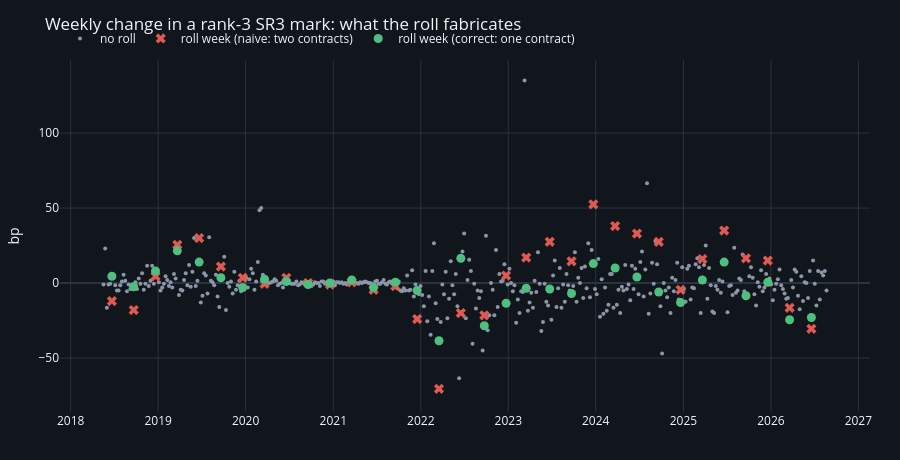

Notebook cell for this chart:
### Markdown cell above
## 2. The roll, measured on a construction whose answer is known

A weekly directional futures book is exactly the thing a naive roll destroys.
The obvious construction — build a "rank 3 price" column and difference it —
differences **two different contracts** on every roll week.

This is run FIRST, before any book is scored, because a checking tool that is
itself wrong reports success. The known answer is the second half: on a week
where the rank did *not* change contract, the naive and the correct
construction are the same arithmetic and must agree to **0.0bp**. They do. On
the roll weeks they do not, and the gap is the fabrication.

### Code cell
sr3 = RES["SR3"]
rp = sr3["roll_placebo"]
ROLL = pd.Series({k: v for k, v in rp.items() if k != "series"})
print("SR3 rank 3, weekly, 2018-05-11..2026-08-21\n")
for k, v in ROLL.items():
    print(f"  {k:32s} {v if not isinstance(v, float) else round(v, 4)}")
print(f"\n  the naive construction fabricates "
      f"{rp['fabricated_mean_bp']:+.2f}bp per roll week and "
      f"{rp['fabricated_total_bp']:+.1f}bp in total,")
print(f"  and exactly {rp['fabricated_on_flat_weeks_bp']:.1f}bp on the "
      f"{rp['weeks'] - rp['roll_weeks']} weeks with no contract change.")

ser = rp["series"]
fig = go.Figure()
fig.add_trace(go.Scatter(x=ser.index[~ser["rolled"]],
                         y=ser.loc[~ser["rolled"], "d_naive_bp"], mode="markers",
                         name="no roll", marker=dict(color=GREY, size=4)))
fig.add_trace(go.Scatter(x=ser.index[ser["rolled"]],
                         y=ser.loc[ser["rolled"], "d_naive_bp"], mode="markers",
                         name="roll week (naive: two contracts)",
                         marker=dict(color=RED, size=9, symbol="x")))
fig.add_trace(go.Scatter(x=ser.index[ser["rolled"]],
                         y=ser.loc[ser["rolled"], "d_true_bp"], mode="markers",
                         name="roll week (correct: one contract)",
                         marker=dict(color=GREEN, size=9)))
style(fig, 460, "Weekly change in a rank-3 SR3 mark: what the roll fabricates")
fig.update_yaxes(title="bp")
fig.show()

### Figure 1 — Plotly figure (JSON) as saved in the notebook; plotly's stock layout.template omitted (floating-point values rounded to 4 significant figures; data arrays with more than 128 entries replaced by an {"elided": "..."} marker saying what was removed)
{"data": [{"marker": {"color": "#8b97a8", "size": 4}, "mode": "markers", "name": "no roll", "type": "scatter", "x": {"elided": "399 str values"}, "y": {"elided": "399 float values"}}, {"marker": {"color": "#e05a52", "size": 9, "symbol": "x"}, "mode": "markers", "name": "roll week (naive: two contracts)", "type": "scatter", "x": ["2018-06-22T00:00:00", "2018-09-21T00:00:00", "2018-12-21T00:00:00", "2019-03-22T00:00:00", "2019-06-21T00:00:00", "2019-09-20T00:00:00", "2019-12-20T00:00:00", "2020-03-20T00:00:00", "2020-06-19T00:00:00", "2020-09-18T00:00:00", "2020-12-18T00:00:00", "2021-03-19T00:00:00", "2021-06-18T00:00:00", "2021-09-17T00:00:00", "2021-12-17T00:00:00", "2022-03-18T00:00:00", "2022-06-17T00:00:00", "2022-09-23T00:00:00", "2022-12-23T00:00:00", "2023-03-17T00:00:00", "2023-06-23T00:00:00", "2023-09-22T00:00:00", "2023-12-22T00:00:00", "2024-03-22T00:00:00", "2024-06-21T00:00:00", "2024-09-20T00:00:00", "2024-12-20T00:00:00", "2025-03-21T00:00:00", "2025-06-20T00:00:00", "2025-09-19T00:00:00", "2025-12-19T00:00:00", "2026-03-20T00:00:00", "2026-06-19T00:00:00"], "y": [-12.0, -18.0, 4.5, 25.5, 30.0, 11.0, 3.5, -0.5, 3.5, 0.0, -1.0, 0.5, -4.5, -2.0, -24.0, -70.5, -20.0, -21.5, 5.0, 17.0, 27.5, 14.5, 52.5, 38.0, 33.0, 27.5, -4.5, 16.0, 35.0, 16.5, 15.0, -16.5, -30.5]}, {"marker": {"color": "#4fbf7f", "size": 9}, "mode": "markers", "name": "roll week (correct: one contract)", "type": "scatter", "x": ["2018-06-22T00:00:00", "2018-09-21T00:00:00", "2018-12-21T00:00:00", "2019-03-22T00:00:00", "2019-06-21T00:00:00", "2019-09-20T00:00:00", "2019-12-20T00:00:00", "2020-03-20T00:00:00", "2020-06-19T00:00:00", "2020-09-18T00:00:00", "2020-12-18T00:00:00", "2021-03-19T00:00:00", "2021-06-18T00:00:00", "2021-09-17T00:00:00", "2021-12-17T00:00:00", "2022-03-18T00:00:00", "2022-06-17T00:00:00", "2022-09-23T00:00:00", "2022-12-23T00:00:00", "2023-03-17T00:00:00", "2023-06-23T00:00:00", "2023-09-22T00:00:00", "2023-12-22T00:00:00", "2024-03-22T00:00:00", "2024-06-21T00:00:00", "2024-09-20T00:00:00", "2024-12-20T00:00:00", "2025-03-21T00:00:00", "2025-06-20T00:00:00", "2025-09-19T00:00:00", "2025-12-19T00:00:00", "2026-03-20T00:00:00", "2026-06-19T00:00:00"], "y": [4.5, -2.5, 8.0, 21.5, 14.0, 3.5, -3.0, 2.5, 1.0, -1.0, 0.0, 2.0, -3.0, 0.5, -5.0, -38.5, 16.5, -28.5, -13.5, -3.5, -4.0, -7.0, 13.0, 10.0, 4.0, -6.0, -13.0, 2.0, 14.0, -8.5, 0.5, -24.5, -23.0]}], "layout": {"height": 460, "legend": {"orientation": "h", "x": 0, "y": 1.02, "yanchor": "bottom"}, "margin": {"b": 48, "l": 60, "r": 30, "t": 60}, "paper_bgcolor": "#11151c", "plot_bgcolor": "#11151c", "title": {"text": "Weekly change in a rank-3 SR3 mark: what the roll fabricates"}, "xaxis": {"gridcolor": "#2a3340", "zerolinecolor": "#2a3340"}, "yaxis": {"gridcolor": "#2a3340", "title": {"text": "bp"}, "zerolinecolor": "#2a3340"}}}
